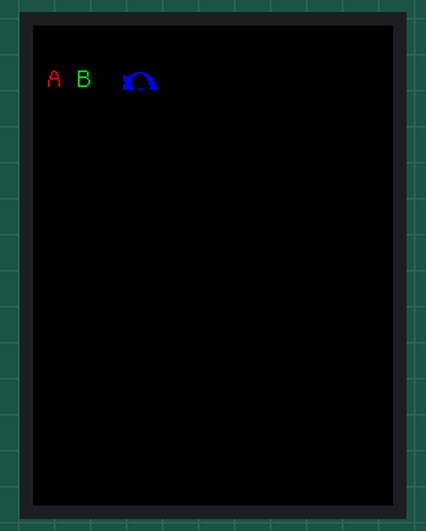
Simulated run of this sketch. Board: Arduino Uno, built with avr-gcc and run on an emulated ATmega328P. Parts: 240×320 colour display. Wiring (inferred from the names in the program): ILI9341-type TFT: RS A2; E A1; data pin 8, pin 9, pin 2, pin 3, pin 4, pin 5, pin 6, pin 7. What the sketch prints to the serial monitor is not drawn.

Above: at 13.78 s.
At 18.76 s:
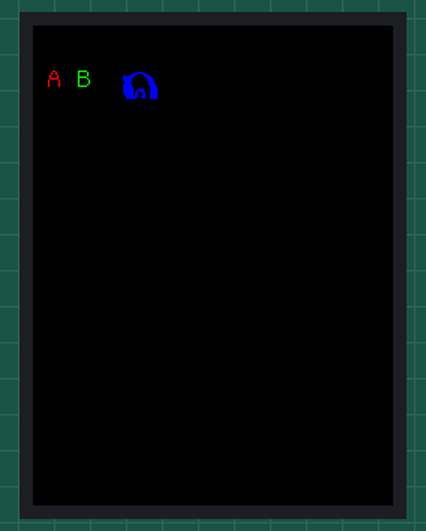
At 24.5 s:
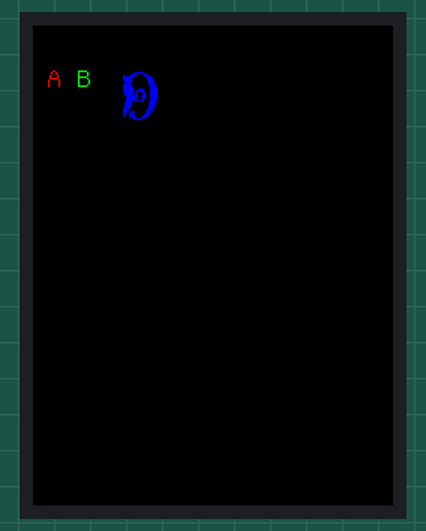
At 31.65 s:
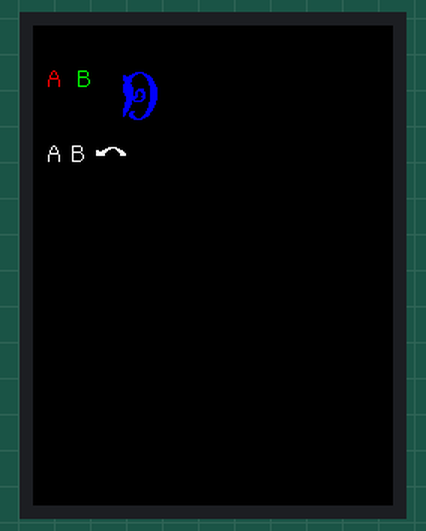
At 38.91 s:
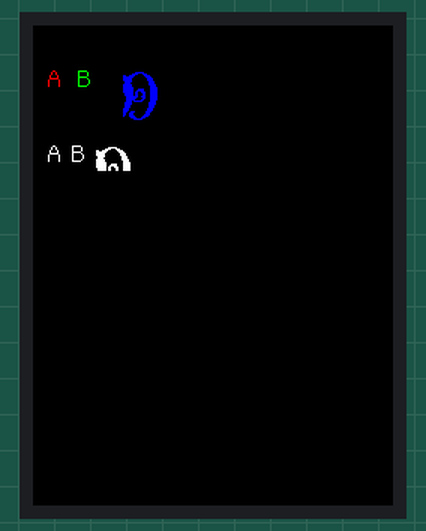

The sketch:

Finally.ino
```cpp
#include <Arduino.h>
#include <Adafruit_GFX.h>
#include <Fonts/FreeSans9pt7b.h>

// --- Struttura per descrivere un glifo ---
typedef struct {
  uint8_t width;
  uint8_t height;
  uint16_t offset;  // indice nel bitmap
} GlyphInfo;

// --- Bitmap font 8x12 (solo 'A' in questo esempio) ---
const uint8_t MyFont8x12_Bitmap[] PROGMEM = {
  // 'A', 8x12 bitmap
  0b00011000, //    **
  0b00100100, //   *  *
  0b00100100, //   *  *
  0b01000010, //  *    *
  0b01000010, //  *    *
  0b01111110, //  ******
  0b10000001, // *      *
  0b10000001, // *      *
  0b10000001, // *      *
  0b10000001, // *      *
  0b10000001, // *      *
  0b00000000, //

  // 'B', 8x12 bitmap
  0b11111100,
  0b10000010,
  0b10000010,
  0b10000010,
  0b11111100,
  0b10000010,
  0b10000001,
  0b10000001,
  0b10000001,
  0b10000010,
  0b11111100,
  0b00000000,

  // '9', 24x33 pixel
  0b00000000, 0b00000000, 0b00000000, // Riga 0
  0b00000000, 0b11111100, 0b00000000, // Riga 1
  0b00000011, 0b11000111, 0b00000000, // Riga 2
  0b00001111, 0b00000011, 0b11000000, // Riga 3
  0b00011110, 0b00000001, 0b11100000, // Riga 4
  0b00111100, 0b00000000, 0b11110000, // Riga 5
  0b00111100, 0b00000000, 0b11110000, // Riga 6
  0b01111100, 0b00000000, 0b01111000, // Riga 7
  0b01111000, 0b00000000, 0b01111000, // Riga 8
  0b11111100, 0b00000000, 0b01111100, // Riga 9
  0b11111100, 0b00000000, 0b00111100, // Riga 10
  0b11111100, 0b00000000, 0b00111110, // Riga 11
  0b11111100, 0b00111100, 0b00111110, // Riga 12
  0b11111100, 0b01111100, 0b00111110, // Riga 13
  0b11111100, 0b11001110, 0b00111110, // Riga 14
  0b01111110, 0b11000110, 0b00111110, // Riga 15
  0b01111110, 0b11000110, 0b00111110, // Riga 16
  0b00111111, 0b11001110, 0b00111110, // Riga 17
  0b00011111, 0b10000110, 0b00111110, // Riga 18
  0b00000111, 0b00001100, 0b00111110, // Riga 19
  0b00000001, 0b11111000, 0b00111100, // Riga 20
  0b00000000, 0b00000000, 0b01111100, // Riga 21
  0b00000000, 0b00000000, 0b01111100, // Riga 22
  0b00000000, 0b00000000, 0b01111000, // Riga 23
  0b00000000, 0b00000000, 0b01111000, // Riga 24
  0b00000000, 0b00000000, 0b11110000, // Riga 25
  0b00000000, 0b00000000, 0b11110000, // Riga 26
  0b00000111, 0b00000001, 0b11100000, // Riga 27
  0b00001110, 0b00000001, 0b11000000, // Riga 28
  0b00001110, 0b00000011, 0b11000000, // Riga 29
  0b00001111, 0b00000111, 0b10000000, // Riga 30
  0b00000111, 0b10001110, 0b00000000, // Riga 31
  0b00000001, 0b11111000, 0b00000000  // Riga 32
};

// --- Glifi associati ---
const GlyphInfo MyFont8x12_Glyphs[] PROGMEM = {
  { 8, 12, 0 },   // 'A' - offset 0, 12 righe
  { 8, 12, 12 },  // 'B' - offset 12, 12 righe
  { 24, 33, 24 }  // '9' - offset 24, 33 righe (3 byte per riga)
};

// --- Definizioni colori ---
#define BLACK    0x0000
#define BLUE     0x001F
#define RED      0xF800
#define GREEN    0x07E0
#define CYAN     0x07FF
#define MAGENTA  0xF81F
#define YELLOW   0xFFE0
#define WHITE    0xFFFF
#define ORANGE   0xFD20
#define PINK     0xF81F

// --- Dimensioni Display ---
#define TFT_WIDTH  240
#define TFT_HEIGHT 320
#define TFT_ROTATION 2

// --- Pin di controllo ---
#define LCD_RD   A0
#define LCD_WR   A1
#define LCD_RS   A2
#define LCD_CS   A3
#define LCD_RST  A4

// --- Pin dei dati (PORTD: D2-D7, PORTB: D8-D9) ---
#define DATA_PORT PORTD
#define DATA_DDR  DDRD
#define DATA_MASK 0xFC  // D2-D7

#define DATA_PORT_H PORTB
#define DATA_DDR_H  DDRB
#define DATA_MASK_H 0x03 // D8-D9

void LCD_write(uint8_t d) {
  digitalWrite(LCD_WR, LOW);

  PORTD &= ~0xFC;
  PORTB &= ~0x03;

  PORTD |= (d & 0xFC);
  PORTB |= (d & 0x03);

  digitalWrite(LCD_WR, HIGH);
  delayMicroseconds(1);
}

void LCD_command(uint8_t cmd) {
  digitalWrite(LCD_RS, LOW);
  LCD_write(cmd);
}

void LCD_data(uint8_t data) {
  digitalWrite(LCD_RS, HIGH);
  LCD_write(data);
}

void LCD_data16(uint16_t data) {
  LCD_data(data >> 8);
  LCD_data(data & 0xFF);
}

void setRotation(uint8_t rotation) {
  LCD_command(0x36); // Memory Access Control
  switch (rotation) {
    case 0: LCD_data(0x48); break; // Portrait
    case 1: LCD_data(0x28); break; // Landscape
    case 2: LCD_data(0x88); break; // Inverted Portrait
    case 3: LCD_data(0xE8); break; // Inverted Landscape
  }
}

void setWindow(uint16_t x1, uint16_t y1, uint16_t x2, uint16_t y2) {
  LCD_command(0x2A); // Col address set
  LCD_data16(x1);
  LCD_data16(x2);

  LCD_command(0x2B); // Row address set
  LCD_data16(y1);
  LCD_data16(y2);

  LCD_command(0x2C); // Memory write
}

void LCD_Init() {
  pinMode(LCD_RD, OUTPUT);
  pinMode(LCD_WR, OUTPUT);
  pinMode(LCD_RS, OUTPUT);
  pinMode(LCD_CS, OUTPUT);
  pinMode(LCD_RST, OUTPUT);

  DATA_DDR |= DATA_MASK;
  DATA_DDR_H |= DATA_MASK_H;

  digitalWrite(LCD_RST, HIGH);
  delay(5);
  digitalWrite(LCD_RST, LOW);
  delay(15);
  digitalWrite(LCD_RST, HIGH);
  delay(15);

  digitalWrite(LCD_CS, HIGH);
  digitalWrite(LCD_WR, HIGH);
  digitalWrite(LCD_RD, HIGH);
  digitalWrite(LCD_CS, LOW);

  // Inizializzazione ILI9341
  LCD_command(0xCF); LCD_data(0x00); LCD_data(0x83); LCD_data(0x30);
  LCD_command(0xED); LCD_data(0x64); LCD_data(0x03); LCD_data(0x12); LCD_data(0x81);
  LCD_command(0xE8); LCD_data(0x85); LCD_data(0x01); LCD_data(0x78);
  LCD_command(0xCB); LCD_data(0x39); LCD_data(0x2C); LCD_data(0x00); LCD_data(0x34); LCD_data(0x02);
  LCD_command(0xF7); LCD_data(0x20);
  LCD_command(0xEA); LCD_data(0x00); LCD_data(0x00);
  LCD_command(0xC0); LCD_data(0x26);
  LCD_command(0xC1); LCD_data(0x11);
  LCD_command(0xC5); LCD_data(0x35); LCD_data(0x3E);
  LCD_command(0xC7); LCD_data(0xBE);
  LCD_command(0x36); setRotation(TFT_ROTATION);
  LCD_command(0x3A); LCD_data(0x55); // 16-bit color
  LCD_command(0xB1); LCD_data(0x00); LCD_data(0x1B);
  LCD_command(0xF2); LCD_data(0x08);
  LCD_command(0x26); LCD_data(0x01);
  LCD_command(0xE0); LCD_data(0x1F); LCD_data(0x1A); LCD_data(0x18); LCD_data(0x0A);
  LCD_data(0x0F); LCD_data(0x06); LCD_data(0x45); LCD_data(0x87);
  LCD_data(0x32); LCD_data(0x0A); LCD_data(0x07); LCD_data(0x02);
  LCD_data(0x07); LCD_data(0x05); LCD_data(0x00);
  LCD_command(0xE1); LCD_data(0x00); LCD_data(0x25); LCD_data(0x27); LCD_data(0x05);
  LCD_data(0x10); LCD_data(0x09); LCD_data(0x3A); LCD_data(0x78);
  LCD_data(0x4D); LCD_data(0x05); LCD_data(0x18); LCD_data(0x0D);
  LCD_data(0x38); LCD_data(0x3A); LCD_data(0x1F);
  LCD_command(0x11); delay(120);
  LCD_command(0x29);
}

void drawPixelLowLevel(uint16_t x, uint16_t y, uint16_t color) {
  if (x >= TFT_WIDTH || y >= TFT_HEIGHT) return;
  Serial.print("x"+x);
  setWindow(x, y, x, y);
  LCD_data16(color);
}

void fillScreen(uint16_t color) {
  setWindow(0, 0, TFT_WIDTH - 1, TFT_HEIGHT - 1);
  for (uint32_t i = 0; i < (uint32_t)TFT_WIDTH * TFT_HEIGHT; i++) {
    LCD_data16(color);
  }
}

// --- CLASSE PERSONALIZZATA per Adafruit_GFX ---
class MyTFT : public Adafruit_GFX {
public:
  MyTFT() : Adafruit_GFX(TFT_WIDTH, TFT_HEIGHT) {}

  void drawPixel(int16_t x, int16_t y, uint16_t color) override {
    drawPixelLowLevel(x, y, color);
  }

  // Disegna un singolo carattere
  void drawCharLowLevel(int16_t x, int16_t y, char c, uint16_t color) {
    if (c == ' ') return;

    uint8_t charIndex;

    Serial.print("line 246 in drawCharLowLevelDrawing '");
    Serial.println(c);
    // Serial.print("' (");
    // Serial.print(g.width);
    // Serial.print("x");
    // Serial.print(g.height);
    // Serial.print(") at ");
    // Serial.print(x);
    // Serial.print(",");
    // Serial.print(y);
    // Serial.print(" offset ");
    // Serial.println(g.offset);


    if (c == 'A') {
      charIndex = 0;
    } else if (c == 'B') {
      charIndex = 1;
    } else if (c == '9') {
      charIndex = 2;
    } else {
      return; // Carattere non supportato
    }
Serial.print("270 charIndex:");
Serial.println(charIndex);
    GlyphInfo g;
    memcpy_P(&g, &MyFont8x12_Glyphs[charIndex], sizeof(GlyphInfo));
    for (uint8_t row = 0; row < g.height; row++) {
      Serial.print("274 g.height: ");
Serial.print(g.height);
Serial.println(" height");


      uint32_t bits = 0;
      Serial.print("275 g.width: ");
Serial.print(g.width);
Serial.println(" righe");

      if (g.width <= 8) {
        bits = (uint32_t)pgm_read_byte(&MyFont8x12_Bitmap[g.offset + row]);
      Serial.print("286 g.height =8:: ");
Serial.print(bits,BIN);
Serial.println(" bits");
      } else {
      //  Serial.print("g.height >8: %d righe\n", g.height);
Serial.print("291 g.height >8:: ");
Serial.print(g.height);
Serial.println(" righe");

Serial.print("Sono in Row: ");
Serial.println(row);

        bits = (uint32_t)pgm_read_byte(&MyFont8x12_Bitmap[g.offset + row*3]) << 16;
        bits |= (uint32_t)pgm_read_byte(&MyFont8x12_Bitmap[g.offset + row*3 + 1]) << 8;
        bits |= pgm_read_byte(&MyFont8x12_Bitmap[g.offset + row*3 + 2]);
      }

      for (uint8_t col = 0; col < g.width; col++) {
        if (bits & (0x800000 >> col)) {
          Serial.print("302 g.width: ");
Serial.print(g.width);
Serial.println(" righe");

Serial.print("Sono in Row: ");
Serial.println(row);

          drawPixelLowLevel(x + col, y + row, color);
        }
        else if (bits & (0x80 >> col)) {
        drawPixelLowLevel(x + col, y + row, color);
      }
      }
    }
  }

  // Stampa una stringa
  // void printLowLevel(int16_t x, int16_t y, const char* str, uint16_t color) {
  //   int16_t xo = x;
  //   Serial.print(*str);
  //   while (*str) {
  //     if (*str == '\n') {
  //       y += 33; // Altezza del carattere più grande
  //       x = xo;
  //     } else {
  //       drawCharLowLevel(x, y, *str, color);

  //       // Avanza il cursore in base alla larghezza del carattere
  //       if (*str == '9') {
  //   Serial.print("Drawing '9' at (");
  //   Serial.print(x);
  //   Serial.print(",");
  //   Serial.print(y);
  //   Serial.print("), size ");
  //   Serial.print(g.width);
  //   Serial.print("x");
  //   Serial.print(g.height);
  //   Serial.println();

  //         x += 24;
  //       } else {
  //         Serial.print("A o B")
  //         x += 8;
  //       }
  //     }
  //     str++;
  //   }
  // }
  void printLowLevel(int16_t x, int16_t y, const char* str, uint16_t color) {
  int16_t xo = x;
  while (*str) {
    if (*str == '\n') {
      y += 12;
      x = xo;
    } else {
      drawCharLowLevel(x, y, *str, color);
      // Avanza il cursore in base alla larghezza del carattere
      switch(*str) {
        case '6': x += 24; break;
        case 'A':
        case 'B': x += 8; break;
        default: x += 8; // spazio o caratteri non supportati
      }
    }
    str++;
  }
}
};

MyTFT tft;

void testAllChars() {
  fillScreen(BLACK);
  tft.printLowLevel(10, 30, "A", RED);
  delay(1000);
  tft.printLowLevel(30, 30, "B", GREEN);
  delay(1000);
  tft.printLowLevel(60, 30, "9", BLUE);
  delay(1000);
  tft.printLowLevel(10, 80, "A B 9", WHITE);
}

void setup() {
  Serial.begin(9600);
  LCD_Init();
  delay(100);

  testAllChars();
}

void loop() {
  // Nulla da fare qui
}
```
